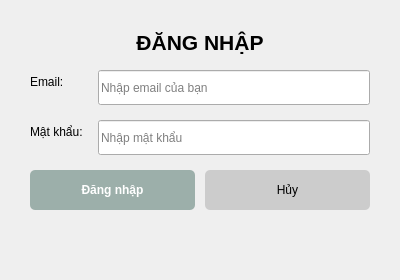
<?xml version="1.0" encoding="UTF-8"?>
<ui version="4.0">
 <class>LoginWindow</class>
 <widget class="QDialog" name="LoginWindow">
  <property name="geometry">
   <rect>
    <x>0</x>
    <y>0</y>
    <width>400</width>
    <height>280</height>
   </rect>
  </property>
  <property name="windowTitle">
   <string>Đăng nhập - Employee Management System</string>
  </property>
  <property name="windowModality">
   <enum>Qt::ApplicationModal</enum>
  </property>
  <layout class="QVBoxLayout" name="verticalLayout">
   <property name="spacing">
    <number>15</number>
   </property>
   <property name="leftMargin">
    <number>30</number>
   </property>
   <property name="topMargin">
    <number>30</number>
   </property>
   <property name="rightMargin">
    <number>30</number>
   </property>
   <property name="bottomMargin">
    <number>30</number>
   </property>
   <item>
    <widget class="QLabel" name="lblTitle">
     <property name="text">
      <string>ĐĂNG NHẬP</string>
     </property>
     <property name="alignment">
      <set>Qt::AlignHCenter|Qt::AlignVCenter</set>
     </property>
     <property name="styleSheet">
      <string>font-weight: bold; font-size: 16pt;</string>
     </property>
    </widget>
   </item>
   <item>
    <layout class="QFormLayout" name="formLayout">
     <property name="spacing">
      <number>15</number>
     </property>
     <item row="0" column="0">
      <widget class="QLabel" name="lblEmail">
       <property name="text">
        <string>Email:</string>
       </property>
      </widget>
     </item>
     <item row="0" column="1">
      <widget class="QLineEdit" name="txtEmail">
       <property name="minimumSize">
        <size>
         <width>0</width>
         <height>35</height>
        </size>
       </property>
       <property name="placeholderText">
        <string>Nhập email của bạn</string>
       </property>
      </widget>
     </item>
     <item row="1" column="0">
      <widget class="QLabel" name="lblPassword">
       <property name="text">
        <string>Mật khẩu:</string>
       </property>
      </widget>
     </item>
     <item row="1" column="1">
      <widget class="QLineEdit" name="txtPassword">
       <property name="minimumSize">
        <size>
         <width>0</width>
         <height>35</height>
        </size>
       </property>
       <property name="echoMode">
        <enum>QLineEdit::Password</enum>
       </property>
       <property name="placeholderText">
        <string>Nhập mật khẩu</string>
       </property>
      </widget>
     </item>
    </layout>
   </item>
   <item>
    <layout class="QHBoxLayout" name="horizontalLayout">
     <property name="spacing">
      <number>10</number>
     </property>
     <item>
      <widget class="QPushButton" name="btnLogin">
       <property name="minimumSize">
        <size>
         <width>0</width>
         <height>40</height>
        </size>
       </property>
       <property name="text">
        <string>Đăng nhập</string>
       </property>
       <property name="styleSheet">
        <string>QPushButton {
    background-color: #9CAFAA;
    color: white;
    border: none;
    border-radius: 5px;
    font-weight: bold;
}
QPushButton:hover {
    background-color: #7A9A8A;
}
QPushButton:pressed {
    background-color: #6A8A7A;
}</string>
       </property>
      </widget>
     </item>
     <item>
      <widget class="QPushButton" name="btnCancel">
       <property name="minimumSize">
        <size>
         <width>0</width>
         <height>40</height>
        </size>
       </property>
       <property name="text">
        <string>Hủy</string>
       </property>
       <property name="styleSheet">
        <string>QPushButton {
    background-color: #CCCCCC;
    color: black;
    border: none;
    border-radius: 5px;
}
QPushButton:hover {
    background-color: #BBBBBB;
}</string>
       </property>
      </widget>
     </item>
    </layout>
   </item>
   <item>
    <widget class="QLabel" name="lblAttempts">
     <property name="text">
      <string/>
     </property>
     <property name="alignment">
      <set>Qt::AlignHCenter|Qt::AlignVCenter</set>
     </property>
     <property name="styleSheet">
      <string>color: red; font-size: 10pt;</string>
     </property>
    </widget>
   </item>
  </layout>
 </widget>
 <resources/>
 <connections/>
</ui>
